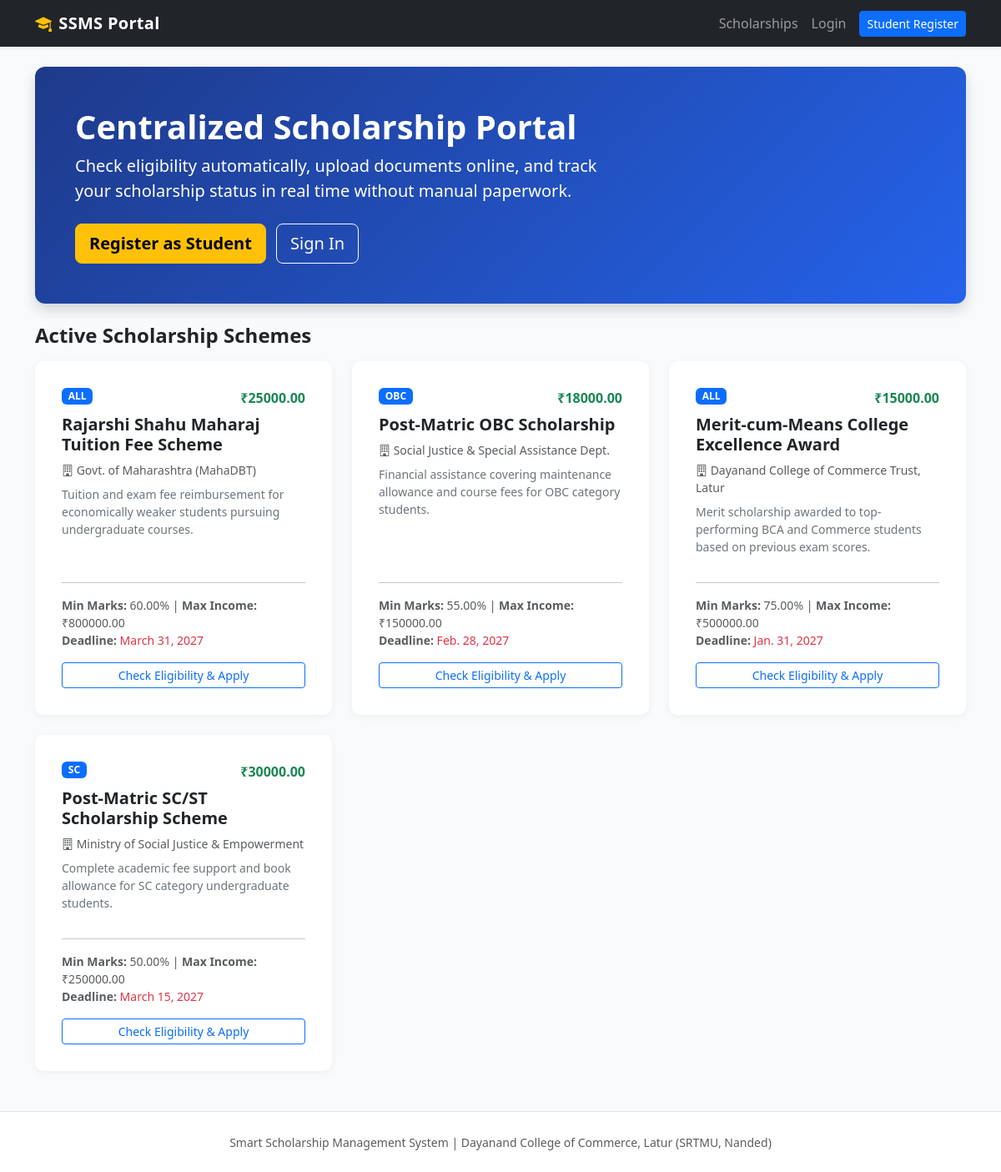
The page / on the database its author committed.
### scholarships/models.py (models this page shows, shortened)
class Scholarship(models.Model):
    title = models.CharField(max_length=200)
    provider = models.CharField(max_length=150, help_text="e.g., Govt. of Maharashtra / College Trust")
    amount = models.DecimalField(max_digits=10, decimal_places=2)
    description = models.TextField()
    min_percentage = models.DecimalField(max_digits=5, decimal_places=2, default=50.00)
    max_income = models.DecimalField(max_digits=10, decimal_places=2, default=800000.00)
    allowed_category = models.CharField(max_length=50, default="ALL", help_text="ALL, OPEN, OBC, SC, ST, EWS")
    deadline = models.DateField()
    is_active = models.BooleanField(default=True)
    created_at = models.DateTimeField(auto_now_add=True)

### scholarships/views.py (the view)
# urls.py: path('', views.home, name='home'),
def home(request):
    scholarships = Scholarship.objects.filter(is_active=True, deadline__gte=date.today())
    return render(request, 'scholarships/home.html', {'scholarships': scholarships})

### scholarships/templates/scholarships/home.html
{% extends 'scholarships/base.html' %}
{% block content %}
<div class="hero-section p-5 mb-4 shadow">
    <div class="row align-items-center">
        <div class="col-lg-8">
            <h1 class="display-6 fw-bold">Centralized Scholarship Portal</h1>
            <p class="lead mb-4">Check eligibility automatically, upload documents online, and track your scholarship status in real time without manual paperwork.</p>
            {% if not user.is_authenticated %}
                <a href="{% url 'register' %}" class="btn btn-warning btn-lg fw-semibold me-2">Register as Student</a>
                <a href="{% url 'login' %}" class="btn btn-outline-light btn-lg">Sign In</a>
            {% else %}
                <a href="{% url 'student_dashboard' %}" class="btn btn-warning btn-lg fw-semibold">Go to Dashboard</a>
            {% endif %}
        </div>
    </div>
</div>
<h4 class="mb-3 fw-bold text-dark">Active Scholarship Schemes</h4>
<div class="row g-4">
    {% for sch in scholarships %}
    <div class="col-md-6 col-lg-4">
        <div class="card h-100 p-3">
            <div class="card-body d-flex flex-column">
                <div class="d-flex justify-content-between align-items-start mb-2">
                    <span class="badge bg-primary">{{ sch.allowed_category }}</span>
                    <span class="fw-bold text-success">&#8377;{{ sch.amount }}</span>
                </div>
                <h5 class="card-title fw-bold">{{ sch.title }}</h5>
                <p class="text-muted small mb-2"><i class="bi bi-building"></i> {{ sch.provider }}</p>
                <p class="card-text small text-secondary flex-grow-1">{{ sch.description|truncatewords:22 }}</p>
                <hr>
                <div class="small text-muted mb-3">
                    <div><strong>Min Marks:</strong> {{ sch.min_percentage }}% | <strong>Max Income:</strong> &#8377;{{ sch.max_income }}</div>
                    <div><strong>Deadline:</strong> <span class="text-danger">{{ sch.deadline }}</span></div>
                </div>
                <a href="{% url 'student_dashboard' %}" class="btn btn-outline-primary btn-sm w-100">Check Eligibility &amp; Apply</a>
            </div>
        </div>
    </div>
    {% empty %}
    <div class="col-12">
        <div class="alert alert-light border text-center">No active scholarships listed yet. Admin can add schemes from the Admin Panel.</div>
    </div>
    {% endfor %}
</div>
{% endblock %}

### static/css/style.css (style rules this page uses)
:root { --primary-navy: #1e3a8a; --accent-blue: #2563eb; --soft-bg: #f8fafc; }
body { background-color: var(--soft-bg); font-family: 'Segoe UI', system-ui, -apple-system, sans-serif; }
.hero-section { background: linear-gradient(135deg, #1e3a8a 0%, #2563eb 100%); color: white; border-radius: 12px; }
.card { border: none; border-radius: 10px; box-shadow: 0 2px 10px rgba(0, 0, 0, 0.05); }

### rows shown on the page
Scholarship: allowed_category "ALL", amount "25000.00", title "Rajarshi Shahu Maharaj Tuition Fee Scheme", provider "Govt. of Maharashtra (MahaDBT)", description "Tuition and exam fee reimbursement for economically weaker students pursuing undergraduate courses.", min_percentage "60.00", max_income "800000.00", deadline "March 31, 2027"
Scholarship: allowed_category "OBC", amount "18000.00", title "Post-Matric OBC Scholarship", provider "Social Justice & Special Assistance Dept.", description "Financial assistance covering maintenance allowance and course fees for OBC category students.", min_percentage "55.00", max_income "150000.00", deadline "Feb. 28, 2027"
Scholarship: allowed_category "ALL", amount "15000.00", title "Merit-cum-Means College Excellence Award", provider "Dayanand College of Commerce Trust, Latur", description "Merit scholarship awarded to top-performing BCA and Commerce students based on previous exam scores.", min_percentage "75.00", max_income "500000.00", deadline "Jan. 31, 2027"
Scholarship: allowed_category "SC", amount "30000.00", title "Post-Matric SC/ST Scholarship Scheme", provider "Ministry of Social Justice & Empowerment", description "Complete academic fee support and book allowance for SC category undergraduate students.", min_percentage "50.00", max_income "250000.00", deadline "March 15, 2027"
